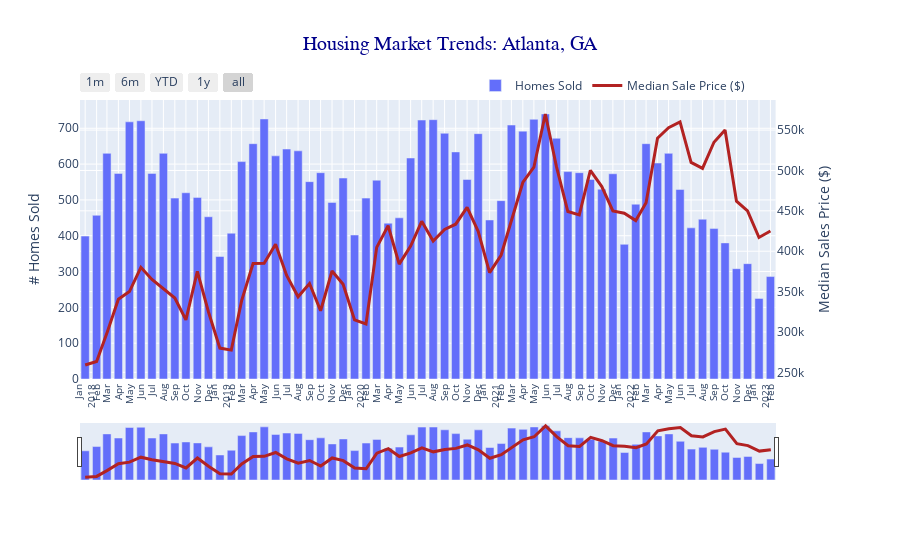

The notebook cell saved with this chart:
### Markdown cell above
### Create a Dual Y-Axis Plotly Chart
Our data is ready and let’s start plotting. Remember our ultimate goal is to create an interactive Plotly chart for each city and then pass each chart to its corresponding marker in the Folium map. We will need to use for-loop and HTML iframe to achieve that.

Before we get to that, let’s warm up a little bit by creating a double y-axis Plotly chart for one city only. We can choose Atlanta and plot the ‘homes_sold’ metric in a bar graph and the ‘median_sale_price’ metric in a line graph and combine the two graphs into one combo chart with dual y-axes. We’ll also add a customized hover-over tooltip to the combo chart as well as a range slider/selector.

Using Plotly Graph_Objects, we first create a figure using make_subplots() so that the figure can have two y-axes with different scales. Then we add two traces to the figure, one representing a bar graph and the other a line graph. Lastly, we update the figure using update_layout() method to customize the chart title, legend, x and y axes, etc.

If you are new to Plotly, you can read this article below to learn the basics of Plotly and Plotly Graph_Objects. By doing so, you will have a much easier time following and understanding the code that’s coming next!

For ease of demonstration, I’m going to present the whole code, then I’m going to comment part by part of the code so that you can have a good understanding of how this works.

### Code cell
df_city=df[(df['city'] =='Atlanta, GA')]
fig=make_subplots(specs=[[{"secondary_y":True}]])

fig.add_trace(                           #Add a bar chart to the figure
        go.Bar(
        x=df_city['snapshot_month'],
        y=df_city['homes_sold'],
        name="Homes Sold",
        hoverinfo='none'                 #Hide the hoverinfo
        ),
        secondary_y=False)               #The bar chart uses the primary y-axis (left)

fig.add_trace(                           #Add the second chart (line chart) to the figure
    go.Scatter(
    x=df_city['snapshot_month'],
    y=df_city['median_sale_price'],
    name="Median Sale Price ($)",
    mode='lines',
    text=df_city['text'],               
    hoverinfo='text',                   #Pass the 'text' column to the hoverinfo parameter to customize the tooltip
    line = dict(color='firebrick', width=3)#Specify the color of the line
     ),
    secondary_y=True)                   #The line chart uses the secondary y-axis (right)

fig.update_layout(hoverlabel_bgcolor='#DAEEED',  #Change the background color of the tooltip to light gray
             title_text="Housing Market Trends: Atlanta, GA", #Add a chart title
             title_font_family="Times New Roman",
             title_font_size = 20,
             title_font_color="darkblue", #Specify font color of the title
             title_x=0.5, #Specify the title position
             xaxis=dict(
                    tickfont_size=10,
                    tickangle = 270,
                    showgrid = True,
                    zeroline = True,
                    showline = True,
                    showticklabels = True,
                    dtick="M1", #Change the x-axis ticks to be monthly
                    tickformat="%b\n%Y"
                    ),
             legend = dict(orientation = 'h', xanchor = "center", x = 0.72, y= 1), #Adjust legend position
             yaxis_title='# Homes Sold',
             yaxis2_title='Median Sales Price ($)')

fig.update_xaxes(
rangeslider_visible=True,
rangeselector=dict(
    buttons=list([
        dict(count=1, label="1m", step="month", stepmode="backward"),
        dict(count=6, label="6m", step="month", stepmode="backward"),
        dict(count=1, label="YTD", step="year", stepmode="todate"),
        dict(count=1, label="1y", step="year", stepmode="backward"),
        dict(step="all")
    ]))
)

fig.show()

### Figure 1 — Plotly figure (JSON) as saved in the notebook; plotly's stock layout.template omitted (floating-point values rounded to 4 significant figures)
{"data": [{"hoverinfo": "none", "name": "Homes Sold", "type": "bar", "x": ["2018-01-01T00:00:00", "2018-02-01T00:00:00", "2018-03-01T00:00:00", "2018-04-01T00:00:00", "2018-05-01T00:00:00", "2018-06-01T00:00:00", "2018-07-01T00:00:00", "2018-08-01T00:00:00", "2018-09-01T00:00:00", "2018-10-01T00:00:00", "2018-11-01T00:00:00", "2018-12-01T00:00:00", "2019-01-01T00:00:00", "2019-02-01T00:00:00", "2019-03-01T00:00:00", "2019-04-01T00:00:00", "2019-05-01T00:00:00", "2019-06-01T00:00:00", "2019-07-01T00:00:00", "2019-08-01T00:00:00", "2019-09-01T00:00:00", "2019-10-01T00:00:00", "2019-11-01T00:00:00", "2019-12-01T00:00:00", "2020-01-01T00:00:00", "2020-02-01T00:00:00", "2020-03-01T00:00:00", "2020-04-01T00:00:00", "2020-05-01T00:00:00", "2020-06-01T00:00:00", "2020-07-01T00:00:00", "2020-08-01T00:00:00", "2020-09-01T00:00:00", "2020-10-01T00:00:00", "2020-11-01T00:00:00", "2020-12-01T00:00:00", "2021-01-01T00:00:00", "2021-02-01T00:00:00", "2021-03-01T00:00:00", "2021-04-01T00:00:00", "2021-05-01T00:00:00", "2021-06-01T00:00:00", "2021-07-01T00:00:00", "2021-08-01T00:00:00", "2021-09-01T00:00:00", "2021-10-01T00:00:00", "2021-11-01T00:00:00", "2021-12-01T00:00:00", "2022-01-01T00:00:00", "2022-02-01T00:00:00", "2022-03-01T00:00:00", "2022-04-01T00:00:00", "2022-05-01T00:00:00", "2022-06-01T00:00:00", "2022-07-01T00:00:00", "2022-08-01T00:00:00", "2022-09-01T00:00:00", "2022-10-01T00:00:00", "2022-11-01T00:00:00", "2022-12-01T00:00:00", "2023-01-01T00:00:00", "2023-02-01T00:00:00"], "xaxis": "x", "y": [399, 457, 630, 574, 718, 721, 574, 630, 505, 520, 507, 453, 342, 407, 607, 657, 726, 623, 642, 637, 551, 576, 493, 561, 402, 505, 555, 435, 450, 617, 723, 724, 686, 634, 557, 685, 444, 498, 709, 692, 725, 740, 672, 579, 576, 557, 530, 573, 376, 488, 657, 603, 630, 529, 422, 446, 420, 380, 308, 322, 225, 286], "yaxis": "y"}, {"hoverinfo": "text", "line": {"color": "firebrick", "width": 3}, "mode": "lines", "name": "Median Sale Price ($)", "text": ["<b>Atlanta, GA</b><br><br>Snapshot Month: 2018-01-01<br>Homes Sold: 399<br>Median Sales Price ($): 259,000<br>", "<b>Atlanta, GA</b><br><br>Snapshot Month: 2018-02-01<br>Homes Sold: 457<br>Median Sales Price ($): 263,500<br>", "<b>Atlanta, GA</b><br><br>Snapshot Month: 2018-03-01<br>Homes Sold: 630<br>Median Sales Price ($): 298,750<br>", "<b>Atlanta, GA</b><br><br>Snapshot Month: 2018-04-01<br>Homes Sold: 574<br>Median Sales Price ($): 340,500<br>", "<b>Atlanta, GA</b><br><br>Snapshot Month: 2018-05-01<br>Homes Sold: 718<br>Median Sales Price ($): 350,000<br>", "<b>Atlanta, GA</b><br><br>Snapshot Month: 2018-06-01<br>Homes Sold: 721<br>Median Sales Price ($): 380,000<br>", "<b>Atlanta, GA</b><br><br>Snapshot Month: 2018-07-01<br>Homes Sold: 574<br>Median Sales Price ($): 365,000<br>", "<b>Atlanta, GA</b><br><br>Snapshot Month: 2018-08-01<br>Homes Sold: 630<br>Median Sales Price ($): 353,000<br>", "<b>Atlanta, GA</b><br><br>Snapshot Month: 2018-09-01<br>Homes Sold: 505<br>Median Sales Price ($): 342,000<br>", "<b>Atlanta, GA</b><br><br>Snapshot Month: 2018-10-01<br>Homes Sold: 520<br>Median Sales Price ($): 315,000<br>", "<b>Atlanta, GA</b><br><br>Snapshot Month: 2018-11-01<br>Homes Sold: 507<br>Median Sales Price ($): 375,000<br>", "<b>Atlanta, GA</b><br><br>Snapshot Month: 2018-12-01<br>Homes Sold: 453<br>Median Sales Price ($): 325,000<br>", "<b>Atlanta, GA</b><br><br>Snapshot Month: 2019-01-01<br>Homes Sold: 342<br>Median Sales Price ($): 280,000<br>", "<b>Atlanta, GA</b><br><br>Snapshot Month: 2019-02-01<br>Homes Sold: 407<br>Median Sales Price ($): 277,500<br>", "<b>Atlanta, GA</b><br><br>Snapshot Month: 2019-03-01<br>Homes Sold: 607<br>Median Sales Price ($): 338,750<br>", "<b>Atlanta, GA</b><br><br>Snapshot Month: 2019-04-01<br>Homes Sold: 657<br>Median Sales Price ($): 384,800<br>", "<b>Atlanta, GA</b><br><br>Snapshot Month: 2019-05-01<br>Homes Sold: 726<br>Median Sales Price ($): 385,000<br>", "<b>Atlanta, GA</b><br><br>Snapshot Month: 2019-06-01<br>Homes Sold: 623<br>Median Sales Price ($): 408,500<br>", "<b>Atlanta, GA</b><br><br>Snapshot Month: 2019-07-01<br>Homes Sold: 642<br>Median Sales Price ($): 370,000<br>", "<b>Atlanta, GA</b><br><br>Snapshot Month: 2019-08-01<br>Homes Sold: 637<br>Median Sales Price ($): 343,500<br>", "<b>Atlanta, GA</b><br><br>Snapshot Month: 2019-09-01<br>Homes Sold: 551<br>Median Sales Price ($): 360,000<br>", "<b>Atlanta, GA</b><br><br>Snapshot Month: 2019-10-01<br>Homes Sold: 576<br>Median Sales Price ($): 326,250<br>", "<b>Atlanta, GA</b><br><br>Snapshot Month: 2019-11-01<br>Homes Sold: 493<br>Median Sales Price ($): 375,500<br>", "<b>Atlanta, GA</b><br><br>Snapshot Month: 2019-12-01<br>Homes Sold: 561<br>Median Sales Price ($): 358,950<br>", "<b>Atlanta, GA</b><br><br>Snapshot Month: 2020-01-01<br>Homes Sold: 402<br>Median Sales Price ($): 315,000<br>", "<b>Atlanta, GA</b><br><br>Snapshot Month: 2020-02-01<br>Homes Sold: 505<br>Median Sales Price ($): 310,000<br>", "<b>Atlanta, GA</b><br><br>Snapshot Month: 2020-03-01<br>Homes Sold: 555<br>Median Sales Price ($): 404,700<br>", "<b>Atlanta, GA</b><br><br>Snapshot Month: 2020-04-01<br>Homes Sold: 435<br>Median Sales Price ($): 431,500<br>", "<b>Atlanta, GA</b><br><br>Snapshot Month: 2020-05-01<br>Homes Sold: 450<br>Median Sales Price ($): 384,000<br>", "<b>Atlanta, GA</b><br><br>Snapshot Month: 2020-06-01<br>Homes Sold: 617<br>Median Sales Price ($): 406,250<br>", "<b>Atlanta, GA</b><br><br>Snapshot Month: 2020-07-01<br>Homes Sold: 723<br>Median Sales Price ($): 437,000<br>", "<b>Atlanta, GA</b><br><br>Snapshot Month: 2020-08-01<br>Homes Sold: 724<br>Median Sales Price ($): 412,500<br>", "<b>Atlanta, GA</b><br><br>Snapshot Month: 2020-09-01<br>Homes Sold: 686<br>Median Sales Price ($): 427,000<br>", "<b>Atlanta, GA</b><br><br>Snapshot Month: 2020-10-01<br>Homes Sold: 634<br>Median Sales Price ($): 433,450<br>", "<b>Atlanta, GA</b><br><br>Snapshot Month: 2020-11-01<br>Homes Sold: 557<br>Median Sales Price ($): 454,250<br>", "<b>Atlanta, GA</b><br><br>Snapshot Month: 2020-12-01<br>Homes Sold: 685<br>Median Sales Price ($): 424,700<br>", "<b>Atlanta, GA</b><br><br>Snapshot Month: 2021-01-01<br>Homes Sold: 444<br>Median Sales Price ($): 373,500<br>", "<b>Atlanta, GA</b><br><br>Snapshot Month: 2021-02-01<br>Homes Sold: 498<br>Median Sales Price ($): 395,000<br>", "<b>Atlanta, GA</b><br><br>Snapshot Month: 2021-03-01<br>Homes Sold: 709<br>Median Sales Price ($): 438,150<br>", "<b>Atlanta, GA</b><br><br>Snapshot Month: 2021-04-01<br>Homes Sold: 692<br>Median Sales Price ($): 485,125<br>", "<b>Atlanta, GA</b><br><br>Snapshot Month: 2021-05-01<br>Homes Sold: 725<br>Median Sales Price ($): 504,000<br>", "<b>Atlanta, GA</b><br><br>Snapshot Month: 2021-06-01<br>Homes Sold: 740<br>Median Sales Price ($): 570,000<br>", "<b>Atlanta, GA</b><br><br>Snapshot Month: 2021-07-01<br>Homes Sold: 672<br>Median Sales Price ($): 505,000<br>", "<b>Atlanta, GA</b><br><br>Snapshot Month: 2021-08-01<br>Homes Sold: 579<br>Median Sales Price ($): 449,180<br>", "<b>Atlanta, GA</b><br><br>Snapshot Month: 2021-09-01<br>Homes Sold: 576<br>Median Sales Price ($): 445,000<br>", "<b>Atlanta, GA</b><br><br>Snapshot Month: 2021-10-01<br>Homes Sold: 557<br>Median Sales Price ($): 500,000<br>", "<b>Atlanta, GA</b><br><br>Snapshot Month: 2021-11-01<br>Homes Sold: 530<br>Median Sales Price ($): 480,000<br>", "<b>Atlanta, GA</b><br><br>Snapshot Month: 2021-12-01<br>Homes Sold: 573<br>Median Sales Price ($): 449,950<br>", "<b>Atlanta, GA</b><br><br>Snapshot Month: 2022-01-01<br>Homes Sold: 376<br>Median Sales Price ($): 447,000<br>", "<b>Atlanta, GA</b><br><br>Snapshot Month: 2022-02-01<br>Homes Sold: 488<br>Median Sales Price ($): 438,000<br>", "<b>Atlanta, GA</b><br><br>Snapshot Month: 2022-03-01<br>Homes Sold: 657<br>Median Sales Price ($): 460,000<br>", "<b>Atlanta, GA</b><br><br>Snapshot Month: 2022-04-01<br>Homes Sold: 603<br>Median Sales Price ($): 540,000<br>", "<b>Atlanta, GA</b><br><br>Snapshot Month: 2022-05-01<br>Homes Sold: 630<br>Median Sales Price ($): 552,900<br>", "<b>Atlanta, GA</b><br><br>Snapshot Month: 2022-06-01<br>Homes Sold: 529<br>Median Sales Price ($): 560,073<br>", "<b>Atlanta, GA</b><br><br>Snapshot Month: 2022-07-01<br>Homes Sold: 422<br>Median Sales Price ($): 510,000<br>", "<b>Atlanta, GA</b><br><br>Snapshot Month: 2022-08-01<br>Homes Sold: 446<br>Median Sales Price ($): 502,500<br>", "<b>Atlanta, GA</b><br><br>Snapshot Month: 2022-09-01<br>Homes Sold: 420<br>Median Sales Price ($): 535,000<br>", "<b>Atlanta, GA</b><br><br>Snapshot Month: 2022-10-01<br>Homes Sold: 380<br>Median Sales Price ($): 550,000<br>", "<b>Atlanta, GA</b><br><br>Snapshot Month: 2022-11-01<br>Homes Sold: 308<br>Median Sales Price ($): 461,937<br>", "<b>Atlanta, GA</b><br><br>Snapshot Month: 2022-12-01<br>Homes Sold: 322<br>Median Sales Price ($): 450,000<br>", "<b>Atlanta, GA</b><br><br>Snapshot Month: 2023-01-01<br>Homes Sold: 225<br>Median Sales Price ($): 417,000<br>", "<b>Atlanta, GA</b><br><br>Snapshot Month: 2023-02-01<br>Homes Sold: 286<br>Median Sales Price ($): 425,000<br>"], "type": "scatter", "x": ["2018-01-01T00:00:00", "2018-02-01T00:00:00", "2018-03-01T00:00:00", "2018-04-01T00:00:00", "2018-05-01T00:00:00", "2018-06-01T00:00:00", "2018-07-01T00:00:00", "2018-08-01T00:00:00", "2018-09-01T00:00:00", "2018-10-01T00:00:00", "2018-11-01T00:00:00", "2018-12-01T00:00:00", "2019-01-01T00:00:00", "2019-02-01T00:00:00", "2019-03-01T00:00:00", "2019-04-01T00:00:00", "2019-05-01T00:00:00", "2019-06-01T00:00:00", "2019-07-01T00:00:00", "2019-08-01T00:00:00", "2019-09-01T00:00:00", "2019-10-01T00:00:00", "2019-11-01T00:00:00", "2019-12-01T00:00:00", "2020-01-01T00:00:00", "2020-02-01T00:00:00", "2020-03-01T00:00:00", "2020-04-01T00:00:00", "2020-05-01T00:00:00", "2020-06-01T00:00:00", "2020-07-01T00:00:00", "2020-08-01T00:00:00", "2020-09-01T00:00:00", "2020-10-01T00:00:00", "2020-11-01T00:00:00", "2020-12-01T00:00:00", "2021-01-01T00:00:00", "2021-02-01T00:00:00", "2021-03-01T00:00:00", "2021-04-01T00:00:00", "2021-05-01T00:00:00", "2021-06-01T00:00:00", "2021-07-01T00:00:00", "2021-08-01T00:00:00", "2021-09-01T00:00:00", "2021-10-01T00:00:00", "2021-11-01T00:00:00", "2021-12-01T00:00:00", "2022-01-01T00:00:00", "2022-02-01T00:00:00", "2022-03-01T00:00:00", "2022-04-01T00:00:00", "2022-05-01T00:00:00", "2022-06-01T00:00:00", "2022-07-01T00:00:00", "2022-08-01T00:00:00", "2022-09-01T00:00:00", "2022-10-01T00:00:00", "2022-11-01T00:00:00", "2022-12-01T00:00:00", "2023-01-01T00:00:00", "2023-02-01T00:00:00"], "xaxis": "x", "y": [259000, 263500, 298750, 340500, 350000, 380000, 365000, 353000, 342000, 315000, 375000, 325000, 280000, 277500, 338750, 384800, 385000, 408500, 370000, 343500, 360000, 326250, 375500, 358950, 315000, 310000, 404700, 431500, 384000, 406250, 437000, 412500, 427000, 433450, 454250, 424700, 373500, 395000, 438150, 485125, 504000, 570000, 505000, 449180, 445000, 500000, 480000, 449950, 447000, 438000, 460000, 540000, 552900, 560073, 510000, 502500, 535000, 550000, 461937, 450000, 417000, 425000], "yaxis": "y2"}], "layout": {"hoverlabel": {"bgcolor": "#DAEEED"}, "legend": {"orientation": "h", "x": 0.72, "xanchor": "center", "y": 1}, "title": {"font": {"color": "darkblue", "family": "Times New Roman", "size": 20}, "text": "Housing Market Trends: Atlanta, GA", "x": 0.5}, "xaxis": {"anchor": "y", "domain": [0, 0.94], "dtick": "M1", "rangeselector": {"buttons": [{"count": 1, "label": "1m", "step": "month", "stepmode": "backward"}, {"count": 6, "label": "6m", "step": "month", "stepmode": "backward"}, {"count": 1, "label": "YTD", "step": "year", "stepmode": "todate"}, {"count": 1, "label": "1y", "step": "year", "stepmode": "backward"}, {"step": "all"}]}, "rangeslider": {"visible": true}, "showgrid": true, "showline": true, "showticklabels": true, "tickangle": -90, "tickfont": {"size": 10}, "tickformat": "%b\n%Y", "zeroline": true}, "yaxis": {"anchor": "x", "domain": [0, 1], "title": {"text": "# Homes Sold"}}, "yaxis2": {"anchor": "x", "overlaying": "y", "side": "right", "title": {"text": "Median Sales Price ($)"}}}}
